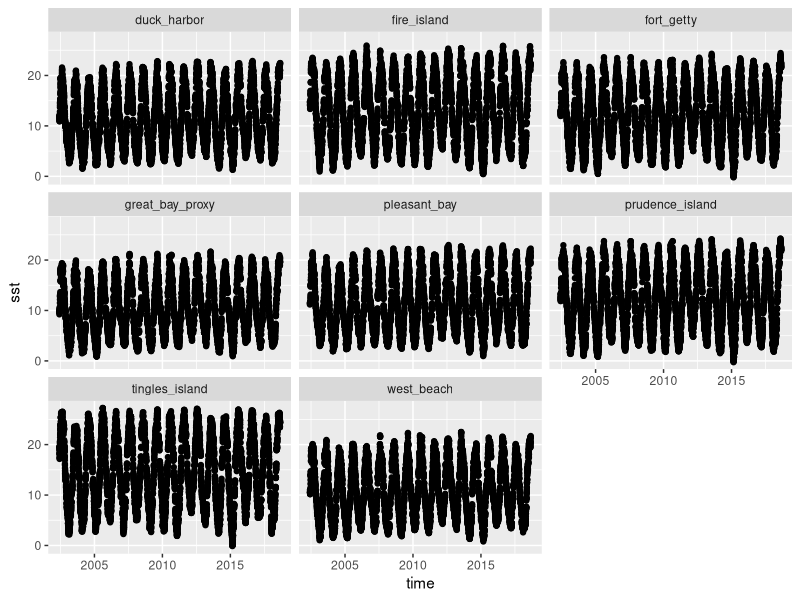
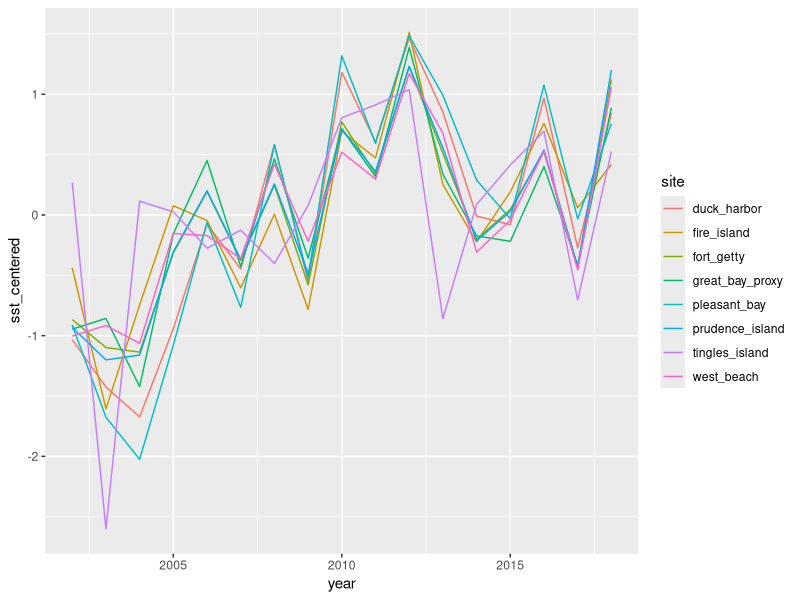

Recreate these plots in R, in order.
#'--------------------------
#' SST impact on eelgrass cover - Analysis
#' SST data from NOAA CoastWatch
#' Eelgrass cover data from seagrassnet.org
#'--------------------------

# ---- Load Libraries ----
library(dplyr)
library(ggplot2)
library(lubridate)
library(readr)


# ---- Load and Organize SST Data ----
# ---
# SST data previously downloaded from NOAA CoastWatch ERDDAP
# Subsetted data stored on local drive for speed of access locally
# Original SST data source:
# Sea Surface Temperature, Multi-scale Ultra-high Resolution (MUR JPL),
# Daily 1km East Coast EEZ
# June 2002 - August 2022
# https://coastwatch.noaa.gov/erddap/info/noaacwecnMURdaily/index.html
# ---

# Load each SST df, adding column for site name
sst_data_dh <- read_csv("final_project/data/sst_data_dh.csv") |> mutate(site = "duck_harbor")
sst_data_fg <- read_csv("final_project/data/sst_data_fg.csv") |> mutate(site = "fort_getty")
sst_data_fi <- read_csv("final_project/data/sst_data_fi.csv") |> mutate(site = "fire_island")
sst_data_gb_proxy <- read_csv("final_project/data/sst_data_gb_proxy.csv") |> mutate(site = "great_bay_proxy")
sst_data_pb <- read_csv("final_project/data/sst_data_pb.csv") |> mutate(site = "pleasant_bay")
sst_data_pi <- read_csv("final_project/data/sst_data_pi.csv") |> mutate(site = "prudence_island")
sst_data_ti <- read_csv("final_project/data/sst_data_ti.csv") |> mutate(site = "tingles_island")
sst_data_wb <- read_csv("final_project/data/sst_data_wb.csv") |> mutate(site = "west_beach")

# Bind data vertically
sst_data <-
  bind_rows(
    sst_data_dh,
    sst_data_fg, 
    sst_data_fi, 
    sst_data_gb_proxy, 
    sst_data_pb, 
    sst_data_pi, 
    sst_data_ti, 
    sst_data_wb
  ) |> 
  # Remove unnecessary columns (long, lat, level)
  select(-c(latitude, longitude, level)) |> 
  # Add columns for year and month
  mutate(year = year(time),
         month = month(time))

# Remove unnecessary dfs from environment
remove(list = c("sst_data_dh", "sst_data_fg", "sst_data_fi", "sst_data_gb_proxy",
                "sst_data_pb", "sst_data_pi", "sst_data_ti", "sst_data_wb"))

# Viz all data
ggplot(sst_data, aes(x = time, y = sst)) +
  geom_point() +
  facet_wrap(~site)

# Calculate summer mean values (June - August)
sst_summer_means <- sst_data |> 
  filter(month %in% c(6,7,8)) |> 
  group_by(year, site) |> 
  summarize(mean_sst = mean(sst), .groups = "drop")

# Calculate average summer mean by site across entire time period
sst_summer_average_means <- sst_data |> 
  filter(month %in% c(6,7,8)) |> 
  group_by(site) |> 
  summarize(average_mean_sst = mean(sst), .groups = "drop")

# Create df with centered mean summer temperatures
# (Calculate difference between each site summer mean and site average summer mean)
sst_summer <- sst_summer_means |> 
  left_join(sst_summer_average_means, by = c("site")) |> 
  mutate(sst_centered = mean_sst - average_mean_sst)

# Visualize
ggplot(sst_summer,
       aes(x = year, y = sst_centered, color = site)) +
  geom_line()


# ---- Load and Organize SeagrassNet Data ----

# Load each SeagrassNet df, adding column for site name
dh_data <- read_csv("final_project/data/MA20.1.csv") |> mutate(site = "duck_harbor")
fg_data <- read_csv("final_project/data/RN31.1.csv") |> mutate(site = "fort_getty")
fi_data <- read_csv("final_project/data/NY41.1.csv") |> mutate(site = "fire_island")
gb_data <- read_csv("final_project/data/NH9.2.csv") |> mutate(site = "great_bay_proxy")
pb_data <- read_csv("final_project/data/MA20.2.csv") |> mutate(site = "pleasant_bay")
pi_data <- read_csv("final_project/data/RN31.2.csv") |> mutate(site = "prudence_island")
ti_data <- read_csv("final_project/data/MD12.2.csv") |> mutate(site = "tingles_island")
wb_data <- read_csv("final_project/data/MS45.1.csv") |> mutate(site = "west_beach")


# Bind data vertically
eelgrass_data <-
  bind_rows(
    dh_data,
    fg_data, 
    fi_data, 
    gb_data, 
    pb_data, 
    pi_data, 
    ti_data,
    wb_data
  ) |> 
  # Only include Zostera marina data, and only include shallow transect (transect A)
  filter(scientific_name == "Zostera marina", transect_name == "A") |>
  mutate(year = year(observation_date)) |> 
  # Reorganize and remove unnecessary variables
  select(c(year, site, transect_name, quadrat_number, observation_date, percent_cover)) |> 
  relocate(site) |> 
  # Remove duplicated rows
  distinct()
  
# Remove unnecessary dfs from environment
remove(list = c("dh_data", "fg_data", "fi_data", "gb_data",
                "pb_data", "pi_data", "ti_data", "wb_data"))


# I am not interested in seasonal variation, only annual, and my predictor is annual (temp),
# so aggregate (average) across quadrats within year site each year
transect_a_aggregated <- eelgrass_data |> 
  group_by(site, year, quadrat_number) |> 
  summarize(percent_cover = mean(percent_cover), .groups = "drop") |> 
  # average at the site year level |> 
  group_by(site, year) |> 
  summarize(percent_cover = mean(percent_cover), .groups = "drop") |> 
  # Join sst and transect A aggregated percent cover data
  left_join(sst_summer, by = c("site", "year"))



